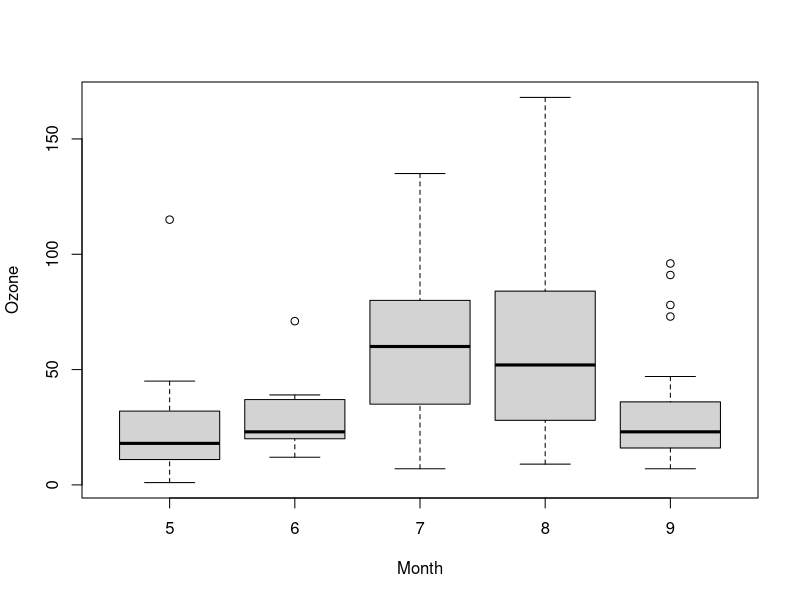
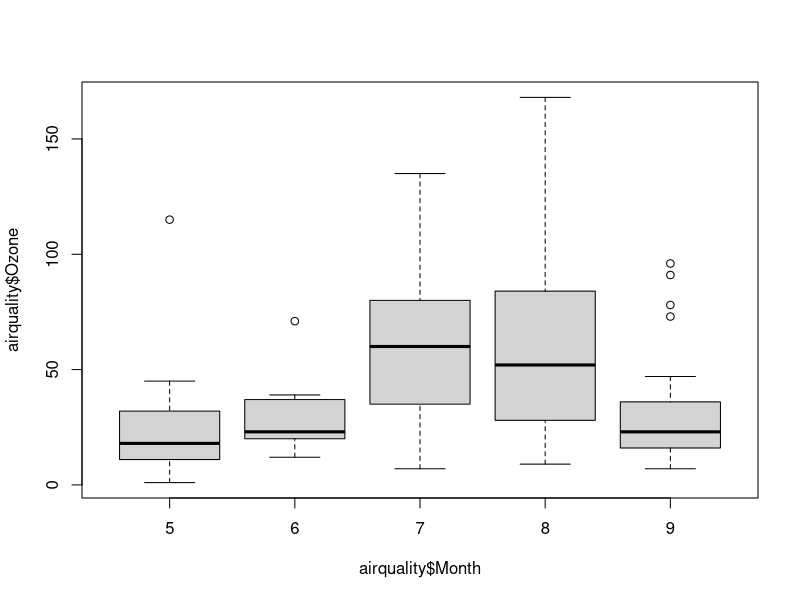

Write the R code that produced these figures, in order.
## ---- chunk 1
head(airquality)

boxplot(formula=Ozone~Month, data=airquality)
boxplot(airquality$Ozone~airquality$Month)
